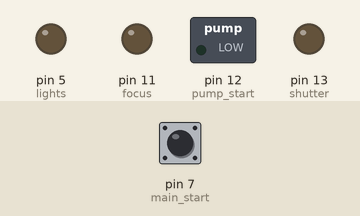
This sketch was run on a simulated Arduino Uno, built with avr-gcc and run on an emulated ATmega328P. On the bench: switched loads named in the sketch (green lamp = pin HIGH), output pins drawn as LEDs (lit = HIGH). The inputs (shaded band) are chosen by the test bench; at power-on: pin 7 (main_start) LOW.

Above: at 2.2 s.
2.3 s: pin 7 (main_start) pulled HIGH for 0.15 s
At 3.1 s:
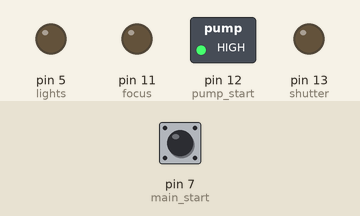
8.4 s: pin 7 (main_start) pulled HIGH for 3.2 s
At 8.4 s:
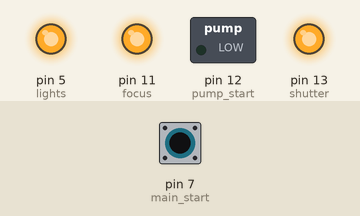
At 17.1 s:
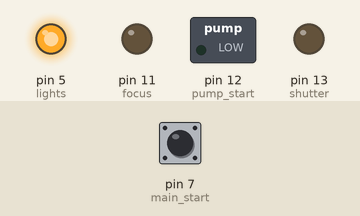
Timing chart, 0 to 19.1 s (numbered marks = the images above; inputs shaded):
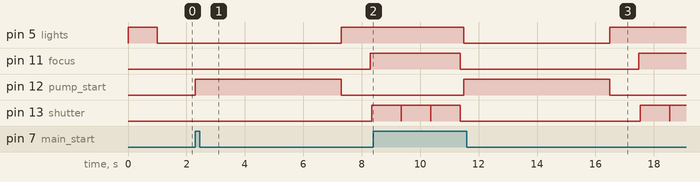

The sketch:

pumpctrl.ino
```cpp
int firstrun;
int shutter = 13;
int pump_start = 12;
int focus = 11;
int main_start = 7;
int lights = 5;
double shutter_speed = 0.0025;
int pump_on_time = 5000;


void setup() {
   pinMode(shutter,OUTPUT);
   pinMode(pump_start,OUTPUT);
   pinMode(focus,OUTPUT);
   pinMode(lights,OUTPUT);
   pinMode(main_start,INPUT);

   digitalWrite(shutter,LOW);
   digitalWrite(focus,LOW);
   digitalWrite(pump_start,LOW);
   digitalWrite(lights,HIGH);
   delay(1000);
   digitalWrite(lights,LOW);
   firstrun = 0;
   Serial.begin(9600);
}


void release_shutter(int camera_focus, int camera_shutter,long burst_number){

  digitalWrite(camera_focus,HIGH);
  delay(50);
  for(int i = 0;i<burst_number;i++){
      digitalWrite(camera_shutter,HIGH);
      delay(1000);
      digitalWrite(camera_shutter,LOW);
      delay(10);
  }
  digitalWrite(camera_focus,LOW);
  delay(10);
}


void loop() {

  while(digitalRead(7) == HIGH){
    // Flush Pump for time one ms,then wait for time two ms
    digitalWrite(pump_start,HIGH);
    delay(pump_on_time);
    digitalWrite(pump_start,LOW);
    digitalWrite(lights,HIGH);
    delay(1000);
    release_shutter(focus,shutter,3);
    delay(100);
    digitalWrite(lights,LOW);
  }
}
```

Measured:
- after the input at 2.3 s, pin 5 (lights): LOW → HIGH after 5.0 s; pin 11 (focus): LOW → HIGH after 6.0 s; pin 12 (pump_start): LOW → HIGH at once, → LOW 5.0 s later; pin 13 (shutter): LOW → HIGH after 6.1 s
- after the input at 8.4 s, pin 12 (pump_start): LOW → HIGH after 3.1 s, → LOW 5.0 s later
